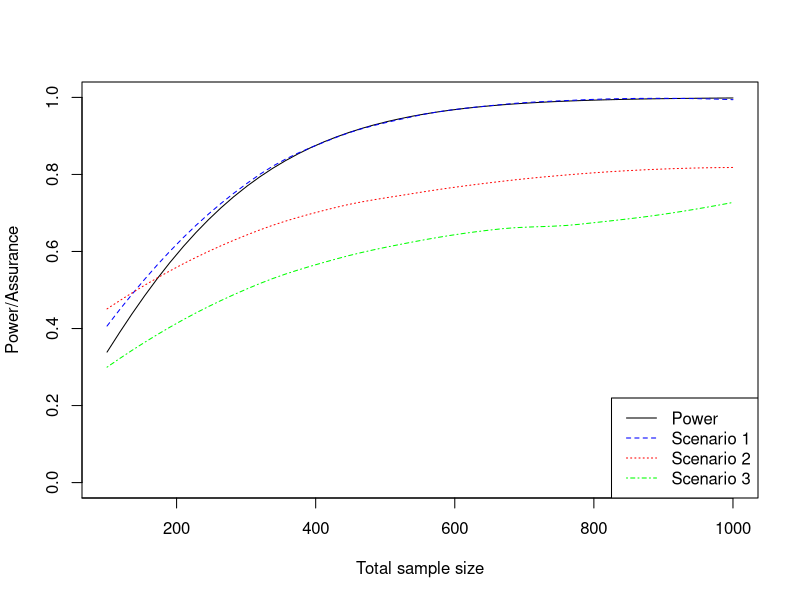
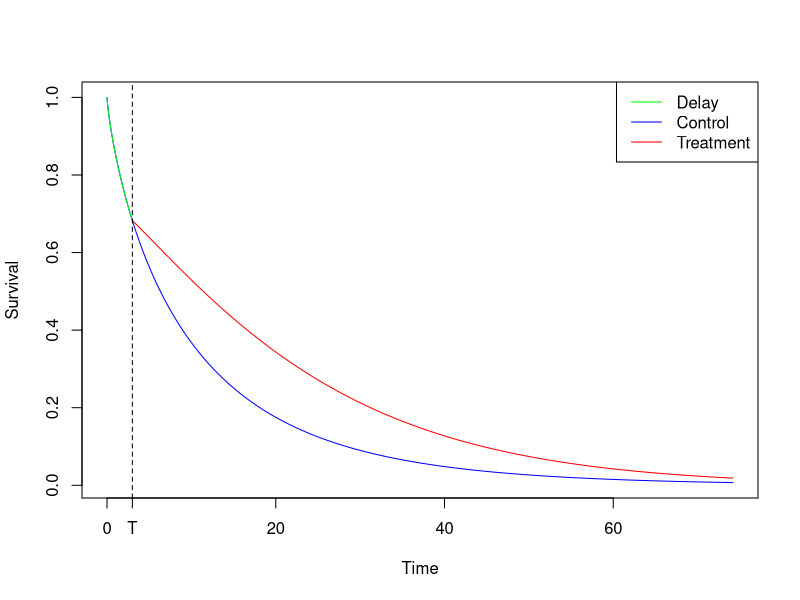
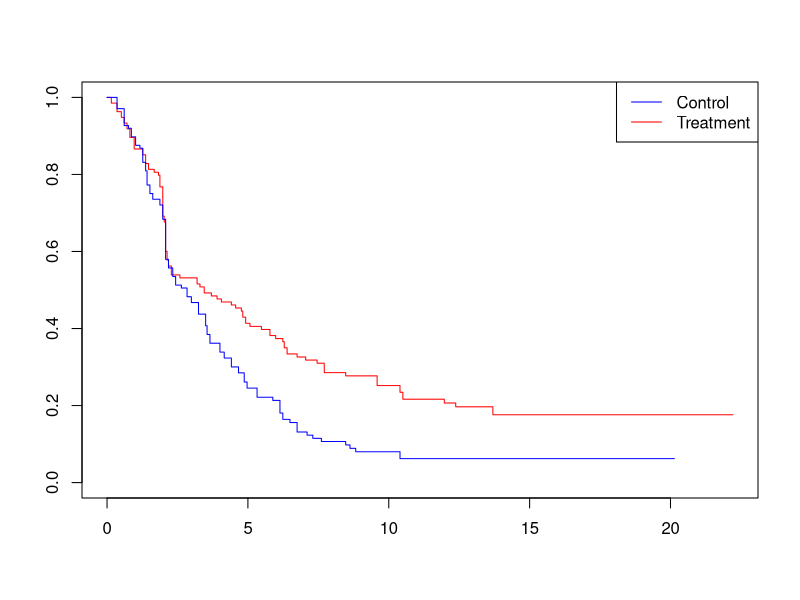
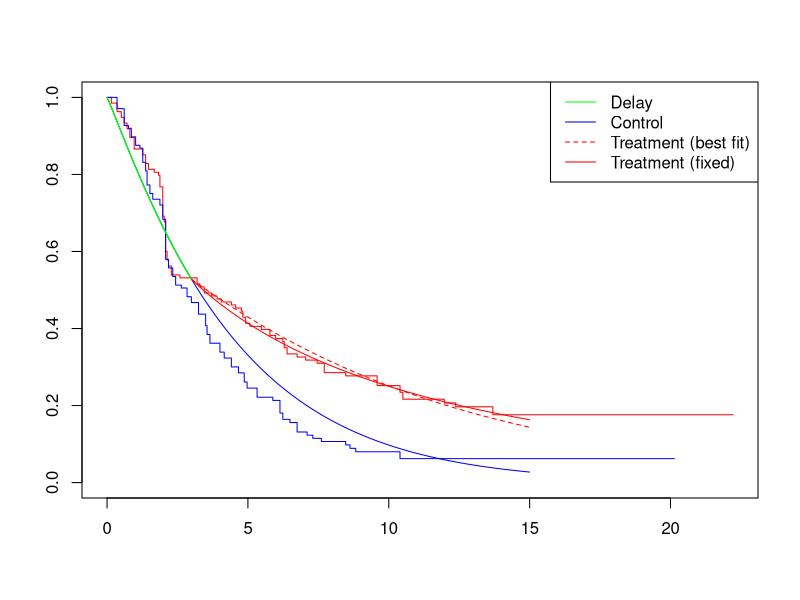

Generate these figures, in order, with R:
##Plots for my confirmation review report

##A plot to show the power/assurance of the moxonidine trial

#png("AssMoxonidine.png", width = 600, height=400)


N1vec <- floor(seq(50, 500, length=50))
N2vec <- floor(seq(50,500, length = 50))
powervec <- rep(NA, length = length(N1vec))
for (i in 1:length(powervec)){
  power <- power.prop.test(n=N1vec[i],p1=0.45,p2=0.3)
  powervec[i] <- power$power
}


plot(N1vec, powervec, type = "l", ylim = c(0,1), xlab = "Total sample size", xaxt = "n",
     ylab = "Power/Assurance", lty=1)
axis(1, at = seq(0, 500,by = 100), labels = seq(0, 1000, by = 200))

assurancefunc <- function(n1, n2, m, v){
  n <- 40e1
  zvec <- rep(NA, length=n)
  for (i in 1:n){
    theta1 <- rbeta(1, 10.7, 13.1) #Control
    rho <- truncnorm::rtruncnorm(1, mean = m, sd = sqrt(v), a = (theta1-1), b = theta1)
    theta2 <- theta1 - rho #Treatment
    control <- rbinom(1, n1, theta1)
    treatment <- rbinom(1, n2, theta2)
    MoxonidineData <- data.frame(RaisedcTni = c(control, treatment),
                                 NotRaisedcTni = c(n1 - control, n2 - treatment),
                                 row.names = c("Control", "Treatment"))
    test <- chisq.test(MoxonidineData, correct = F)
    zvec[i] <- test$p.value < 0.05
  }
  mean(zvec)
}

#Scenario 1
ass1 <- rep(NA, length=length(N1vec))
for (i in 1:length(ass1)){
  ass1[i] <- assurancefunc(N1vec[i], N2vec[i], m = 0.15, v = 0.0001)
}
lo1 <- loess(ass1~N1vec)
lines(N1vec, predict(lo1), lty=2, col="blue")

#Scenario 2
ass2 <- rep(NA, length=length(N1vec))
for (i in 1:length(ass2)){
  ass2[i] <- assurancefunc(N1vec[i], N2vec[i], m = 0.15, v = 0.01)
}
lo2 <- loess(ass2~N1vec)
lines(N1vec, predict(lo2), lty=3, col="red")


#Scenario 3
ass3 <- rep(NA, length=length(N1vec))
for (i in 1:length(ass3)){
  ass3[i] <- assurancefunc(N1vec[i], N2vec[i], m = 0.1, v  = 0.01)
}

lo3 <- loess(ass3~N1vec)
lines(N1vec, predict(lo3), lty=4, col="green")


legend("bottomright", legend = c("Power", "Scenario 1", "Scenario 2", "Scenario 3"),
       col=c("black", "blue", "red", "green"), lty=1:4)

#dev.off()

#A plot to show DTE

#png("DTE.png", width = 600, height=400)

bigT <- 3

lambda1 <- 0.04
gamma1 <- 1.2

lambda2 <- 0.1
gamma2 <- 0.8


controltime <- seq(0, exp((1.527/gamma2)-log(lambda2))*1.1, by=0.01)
controlsurv <- exp(-(lambda2*controltime)^gamma2)
plot(controltime, controlsurv, type="l", col="blue", ylab="Survival", xlab = "Time")

sharedtime <- seq(0, bigT, by=0.01)
sharedsurv <- exp(-(lambda2*sharedtime)^gamma2)

lines(sharedtime, sharedsurv, col="green")

#Plotting the median treatment lines

#This situation is where gamma1 is allowed to vary (we are using this as a control - for example a clinician might think this is appropriate
#so we are seeing what we are losing by enforcing gamma1 = gamma2)

treatmenttime <- seq(bigT, exp((1.527/gamma2)-log(lambda2))*1.1, by=0.01)
treatmentsurv <- exp(-(lambda2*bigT)^gamma2 - lambda1^gamma1*(treatmenttime^gamma1-bigT^gamma1))

lines(treatmenttime, treatmentsurv, col="red")


legend("topright", legend = c("Delay", "Control", "Treatment"), col=c("green", "blue", "red"), lty=1)

axis(1, at = 3, labels = "T")
abline(v = 3, lty=2)


#dev.off()

#The two plots showing DTE from the data sets

#First plot with just the K-M 

library(survival)
#First data set
DTEDataSet1 <- read.csv(file = "DTE/Datasets/Satrajits/CM017PFS.csv")

#png("DTEPlot1.png", width = 600, height=400)

TreatmentData <- data.frame(time = DTEDataSet1$NIVO_Time[1:135], cens = DTEDataSet1$NIVO_Event_Flag[1:135])

ControlData <- data.frame(time = DTEDataSet1$DOX_Time, cens = DTEDataSet1$DOX_Event_Flag)

TreatmentFit <- survfit(Surv(time, cens)~1, data = TreatmentData)

ControlFit <- survfit(Surv(time, cens)~1, data = ControlData)

plot(TreatmentFit, conf.int = F, col="red")

lines(ControlFit, conf.int = F, col="blue")

legend("topright", legend = c("Control", "Treatment"), col=c("blue", "red"), lty=1)

#dev.off()

#Second plot with the K-M and the simplification (or not) overlaid

#png("DTEPlot2.png", width = 600, height=400)

TreatmentData <- data.frame(time = DTEDataSet1$NIVO_Time[1:135], cens = DTEDataSet1$NIVO_Event_Flag[1:135])

ControlData <- data.frame(time = DTEDataSet1$DOX_Time, cens = DTEDataSet1$DOX_Event_Flag)

TreatmentFit <- survfit(Surv(time, cens)~1, data = TreatmentData)

ControlFit <- survfit(Surv(time, cens)~1, data = ControlData)

plot(TreatmentFit, conf.int = F, col="red")

lines(ControlFit, conf.int = F, col="blue")

weibfit <- survreg(Surv(time, cens)~1, data = ControlData, dist = "weibull")

gamma2 <- as.numeric(exp(-weibfit$icoef[2]))

lambda2 <- as.numeric(1/(exp(weibfit$icoef[1])))

controltime <- seq(0, 15, by=0.01)
controlsurv <- exp(-(lambda2*controltime)^gamma2)


lines(controltime, controlsurv, col="blue")

#Two scenarios, 1 where we allow gamma1 to vary, 1 where we do not


#First scenario

#We estimate T to be about 3 here

#Need to find a least squares estimate for this Weibull parameterisation


#gamma2 = 1.07
#lambda2 = 0.21

#Write a function which finds the squared differences

kmfit <- survfit(Surv(time, cens)~1, data = TreatmentData)

treatmenttime <- seq(0, 3, by=0.01)
treatmentsurv <- controlsurv <- exp(-(lambda2*treatmenttime)^gamma2)

lines(treatmenttime, treatmentsurv, col="green")


treatmenttime1 <- seq(3, 15, by=0.01)

optimfunc <- function(par){
  diff <- 0
  for (i in 1:length(treatmenttime1)){
    y <-  kmfit$surv[sum(kmfit$time<treatmenttime1[i])]
    treatmentsurv <- exp(-(lambda2*3)^gamma2 - par[1]^par[2]*(treatmenttime1[i]^par[2]-3^par[2]))
    diff <- diff + (y-treatmentsurv)^2 
  }
  return(diff) 
}



optimoutput <-  optim(par = c(0.2, 1), fn = optimfunc)
lambda1 <- optimoutput$par[1]
gamma1 <- optimoutput$par[2]


treatmenttime1 <- seq(3, 15, by=0.01)
treatmentsurv1 <- exp(-(lambda2*3)^gamma2 - lambda1^gamma1*(treatmenttime1^gamma1-3^gamma1))

lines(treatmenttime1, treatmentsurv1, col="red")

###Now we do it but we do not allow gamma1 to vary

treatmenttime <- seq(0, 3, by=0.01)
treatmentsurv <- controlsurv <- exp(-(lambda2*treatmenttime)^gamma2)

lines(treatmenttime, treatmentsurv, col="green")


treatmenttime1 <- seq(3, 15, by=0.01)

optimfunc <- function(par){
  diff <- 0
  gamma1 <- gamma2
  for (i in 1:length(treatmenttime1)){
    y <-  kmfit$surv[sum(kmfit$time<treatmenttime1[i])]
    treatmentsurv <- exp(-(lambda2*3)^gamma2 - par[1]^gamma1*(treatmenttime1[i]^gamma1-3^gamma1))
    diff <- diff + (y-treatmentsurv)^2 
  }
  return(diff) 
}



lambda1only <-  optimize(optimfunc, c(0, 2))$minimum


treatmenttime1 <- seq(3, 15, by=0.01)
treatmentsurv1 <- exp(-(lambda2*3)^gamma2 - lambda1only^gamma2*(treatmenttime1^gamma2-3^gamma2))

lines(treatmenttime1, treatmentsurv1, col="red", lty=2)

legend("topright", legend = c("Delay", "Control", "Treatment (best fit)", "Treatment (fixed)"), col=c("green", "blue", "red", "red"), lty=c(1, 1, 2))

#dev.off()
